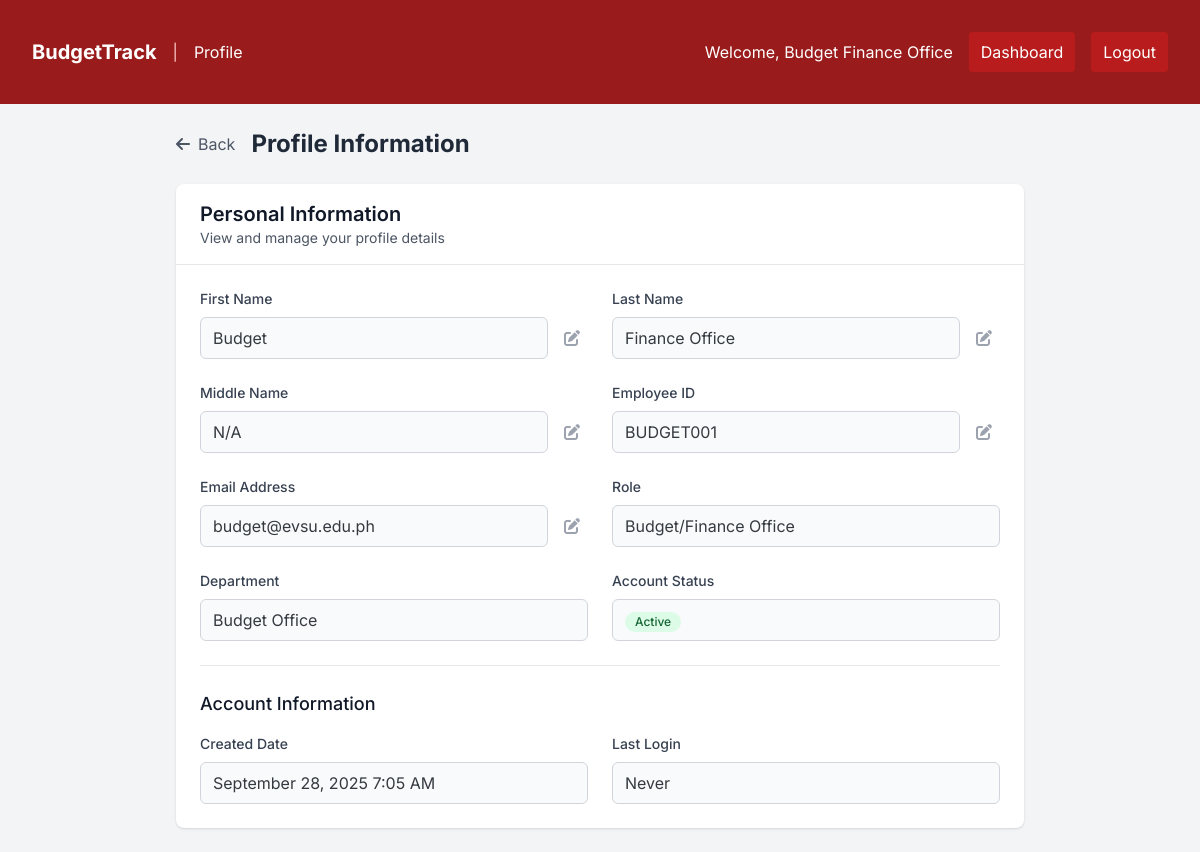
The page /pages/profile.php (signed in) on the database its author committed.
### tables this page shows
CREATE TABLE users (
    id INT PRIMARY KEY AUTO_INCREMENT,
    email VARCHAR(100) NOT NULL UNIQUE,
    password_hash VARCHAR(255) NOT NULL,
    first_name VARCHAR(50) NOT NULL,
    last_name VARCHAR(50) NOT NULL,
    middle_name VARCHAR(50),
    employee_id VARCHAR(20) UNIQUE,
    department_id INT,
    role_id INT NOT NULL,
    is_active BOOLEAN DEFAULT TRUE,
    last_login TIMESTAMP NULL,
    created_by INT,
    created_at TIMESTAMP DEFAULT CURRENT_TIMESTAMP,
    updated_at TIMESTAMP DEFAULT CURRENT_TIMESTAMP ON UPDATE CURRENT_TIMESTAMP,
    FOREIGN KEY (department_id) REFERENCES departments(id) ON DELETE SET NULL,
    FOREIGN KEY (role_id) REFERENCES roles(id) ON DELETE RESTRICT,
    FOREIGN KEY (created_by) REFERENCES users(id) ON DELETE SET NULL
);

CREATE TABLE roles (
    id INT PRIMARY KEY AUTO_INCREMENT,
    role_name VARCHAR(50) NOT NULL UNIQUE,
    role_description TEXT,
    created_at TIMESTAMP DEFAULT CURRENT_TIMESTAMP,
    updated_at TIMESTAMP DEFAULT CURRENT_TIMESTAMP ON UPDATE CURRENT_TIMESTAMP
);

CREATE TABLE departments (
    id INT PRIMARY KEY AUTO_INCREMENT,
    dept_name VARCHAR(100) NOT NULL,
    dept_code VARCHAR(20) NOT NULL UNIQUE,
    dept_description TEXT,
    is_active BOOLEAN DEFAULT TRUE,
    created_at TIMESTAMP DEFAULT CURRENT_TIMESTAMP,
    updated_at TIMESTAMP DEFAULT CURRENT_TIMESTAMP ON UPDATE CURRENT_TIMESTAMP
);

### config/database.php (called while the page is built, shortened)
<?php
class Database {
    private $host = 'localhost';
    private $db_name = 'budgettrack_db';
    private $username = 'root';
    private $password = '';
    public function getConnection() {
        $this->conn = null;
        try {
            $this->conn = new PDO(
                "mysql:host=" . $this->host . ";dbname=" . $this->db_name . ";charset=utf8",
                $this->username,
                $this->password,
                array(
                    PDO::ATTR_ERRMODE => PDO::ERRMODE_EXCEPTION,
                    PDO::ATTR_DEFAULT_FETCH_MODE => PDO::FETCH_ASSOC,
                    PDO::ATTR_EMULATE_PREPARES => false
                )
            );
        } catch(PDOException $exception) {
            echo "Connection error: " . $exception->getMessage();
        }
        return $this->conn;
    }
}
function getDB() {
    static $db = null;
    if ($db === null) {
        $database = new Database();
        $db = $database->getConnection();
    }
    return $db;
}
?>

### classes/User.php (called while the page is built, shortened)
<?php
require_once __DIR__ . '/../config/database.php';
class User {
    private $conn;
    private $table_name = "users";
    public function __construct() {
        $this->conn = getDB();
    }
    public function getUserById($id) {
        $query = "SELECT u.*, r.role_name, d.dept_name
                  FROM " . $this->table_name . " u
                  LEFT JOIN roles r ON u.role_id = r.id
                  LEFT JOIN departments d ON u.department_id = d.id
                  WHERE u.id = :id";
        $stmt = $this->conn->prepare($query);
        $stmt->bindParam(':id', $id);
        $stmt->execute();
        if ($stmt->rowCount() > 0) {
            return $stmt->fetch(PDO::FETCH_ASSOC);
        }
        return false;
    }
}
?>

### pages/profile.php (the view, shortened to what this page needs)
<?php
require_once __DIR__ . '/../classes/User.php';
$user = new User();
$user_info = $user->getUserById($_SESSION['user_id']);
$user_role = $_SESSION['user_role'];
$is_admin_or_budget = in_array($user_role, ['budget', 'school_admin']);
?>
<!DOCTYPE html>
<html lang="en">
<head>
    <link rel="stylesheet" href="../public/css/dashboard.css">
    <script src="https://cdn.tailwindcss.com"></script>
    <link href="https://cdnjs.cloudflare.com/ajax/libs/font-awesome/6.0.0/css/all.min.css" rel="stylesheet">
</head>
<body class="bg-gray-100">
    <nav class="bg-red-800 text-white p-4">
        <div class="max-w-7xl mx-auto px-4">
            <div class="flex justify-between items-center py-4">
                <div class="flex items-center space-x-4">
                    <h1 class="text-xl font-bold">BudgetTrack</h1>
                    <span class="text-red-200">|</span>
                    <span>Profile</span>
                </div>
                <div class="flex items-center space-x-4">
                    <span>Welcome, <?php echo htmlspecialchars($_SESSION['user_name']); ?></span>
                    <?php if ($is_admin_or_budget): ?>
                        <a href="admin_dashboard.php" class="bg-red-700 hover:bg-red-600 px-3 py-2 rounded">Dashboard</a>
                    <?php else: ?>
                        <a href="dept_dashboard.php" class="bg-red-700 hover:bg-red-600 px-3 py-2 rounded">Dashboard</a>
                    <?php endif; ?>
                    <button onclick="confirmLogout()" class="bg-red-700 hover:bg-red-600 px-3 py-2 rounded">Logout</button>
                </div>
            </div>
        </div>
    </nav>
    <div class="max-w-4xl mx-auto p-6">
        <div class="flex items-center space-x-4 mb-6">
            <button onclick="goBack()" class="flex items-center text-gray-600 hover:text-gray-800 transition-colors">
                <i class="fas fa-arrow-left mr-2"></i>
                Back
            </button>
            <h2 class="text-2xl font-bold text-gray-800">Profile Information</h2>
        </div>
        <div class="bg-white rounded-lg shadow overflow-hidden">
            <div class="px-6 py-4 border-b border-gray-200">
                <h3 class="text-xl font-semibold text-gray-900">Personal Information</h3>
                <p class="text-sm text-gray-600">View and manage your profile details</p>
            </div>
            <div class="p-6">
                <div class="grid grid-cols-1 md:grid-cols-2 gap-6">
                    <div>
                        <label class="block text-sm font-medium text-gray-700 mb-2">First Name</label>
                        <div class="flex items-center space-x-2">
                            <div class="flex-1 px-3 py-2 border border-gray-300 rounded-md bg-gray-50" id="first_name_display">
                                <?php echo htmlspecialchars($user_info['first_name']); ?>
                            </div>
                            <button onclick="editField('first_name')" class="p-2 text-gray-400 hover:text-gray-600" title="Edit">
                                <i class="fas fa-edit"></i>
                            </button>
                        </div>
                    </div>
                    <div>
                        <label class="block text-sm font-medium text-gray-700 mb-2">Last Name</label>
                        <div class="flex items-center space-x-2">
                            <div class="flex-1 px-3 py-2 border border-gray-300 rounded-md bg-gray-50" id="last_name_display">
                                <?php echo htmlspecialchars($user_info['last_name']); ?>
                            </div>
                            <button onclick="editField('last_name')" class="p-2 text-gray-400 hover:text-gray-600" title="Edit">
                                <i class="fas fa-edit"></i>
                            </button>
                        </div>
                    </div>
                    <div>
                        <label class="block text-sm font-medium text-gray-700 mb-2">Middle Name</label>
                        <div class="flex items-center space-x-2">
                            <div class="flex-1 px-3 py-2 border border-gray-300 rounded-md bg-gray-50" id="middle_name_display">
                                <?php echo htmlspecialchars($user_info['middle_name'] ?: 'N/A'); ?>
                            </div>
                            <button onclick="editField('middle_name')" class="p-2 text-gray-400 hover:text-gray-600" title="Edit">
                                <i class="fas fa-edit"></i>
                            </button>
                        </div>
                    </div>
                    <div>
                        <label class="block text-sm font-medium text-gray-700 mb-2">Employee ID</label>
                        <div class="flex items-center space-x-2">
                            <div class="flex-1 px-3 py-2 border border-gray-300 rounded-md bg-gray-50" id="employee_id_display">
                                <?php echo htmlspecialchars($user_info['employee_id']); ?>
                            </div>
                            <button onclick="editField('employee_id')" class="p-2 text-gray-400 hover:text-gray-600" title="Edit">
                                <i class="fas fa-edit"></i>
                            </button>
                        </div>
                    </div>
                    <div>
                        <label class="block text-sm font-medium text-gray-700 mb-2">Email Address</label>
                        <div class="flex items-center space-x-2">
                            <div class="flex-1 px-3 py-2 border border-gray-300 rounded-md bg-gray-50" id="email_display">
                                <?php echo htmlspecialchars($user_info['email']); ?>
                            </div>
                            <button onclick="editField('email')" class="p-2 text-gray-400 hover:text-gray-600" title="Edit">
                                <i class="fas fa-edit"></i>
                            </button>
                        </div>
                    </div>
                    <div>
                        <label class="block text-sm font-medium text-gray-700 mb-2">Role</label>
                        <div class="px-3 py-2 border border-gray-300 rounded-md bg-gray-50">
                            <?php
                            $role_names = [
                                'budget' => 'Budget/Finance Office',
                                'school_admin' => 'School Administrator',
                                'offices' => 'Department Office'
                            ];
                            echo $role_names[$user_info['role_name']] ?? ucfirst($user_info['role_name']);
                            ?>
                        </div>
                    </div>
                    <div>
                        <label class="block text-sm font-medium text-gray-700 mb-2">Department</label>
                        <div class="px-3 py-2 border border-gray-300 rounded-md bg-gray-50">
                            <?php echo htmlspecialchars($user_info['dept_name'] ?? 'N/A'); ?>
                        </div>
                    </div>
                    <div>
                        <label class="block text-sm font-medium text-gray-700 mb-2">Account Status</label>
                        <div class="px-3 py-2 border border-gray-300 rounded-md bg-gray-50">
                            <span class="inline-flex items-center px-2.5 py-0.5 rounded-full text-xs font-medium <?php echo $user_info['is_active'] ? 'bg-green-100 text-green-800' : 'bg-red-100 text-red-800'; ?>">
                                <?php echo $user_info['is_active'] ? 'Active' : 'Inactive'; ?>
                            </span>
                        </div>
                    </div>
                </div>
                <div class="mt-6 pt-6 border-t border-gray-200">
                    <h4 class="text-lg font-medium text-gray-900 mb-4">Account Information</h4>
                    <div class="grid grid-cols-1 md:grid-cols-2 gap-6">
                        <div>
                            <label class="block text-sm font-medium text-gray-700 mb-2">Created Date</label>
                            <div class="px-3 py-2 border border-gray-300 rounded-md bg-gray-50">
                                <?php echo date('F j, Y g:i A', strtotime($user_info['created_at'])); ?>
                            </div>
                        </div>
                        <div>
                            <label class="block text-sm font-medium text-gray-700 mb-2">Last Login</label>
                            <div class="px-3 py-2 border border-gray-300 rounded-md bg-gray-50">
                                <?php echo $user_info['last_login'] ? date('F j, Y g:i A', strtotime($user_info['last_login'])) : 'Never'; ?>
                            </div>
                        </div>
                    </div>
                </div>
            </div>
        </div>
    </div>
</body>
</html>

### public/css/dashboard.css (style rules this page uses)
:root { --primary-color: #b30000; --primary-dark: #800000; --primary-light: #cc0000; --secondary-color: #ffd54a; --success-color: #28a745; --danger-color: #dc3545; --warning-color: #ffc107; --info-color: #17a2b8; --light-color: #f8f9fa; --dark-color: #343a40; --terminal-green: #00ff00; --terminal-bg: #0a0a0a; --terminal-border: #00ff00; --font-primary: 'Inter', sans-serif; --font-mono: 'JetBrains Mono', monospace; --border-radius: 8px; --box-shadow: 0 2px 10px rgba(0,0,0,0.1); --transition: all 0.3s ease; }
* { margin: 0; padding: 0; box-sizing: border-box; }
body { font-family: var(--font-primary); line-height: 1.6; color: var(--dark-color); background-color: #f5f5f5; }
.grid { display: grid; gap: 1.5rem; }
.mb-2 { margin-bottom: 1rem; }
.p-2 { padding: 1rem; }
.justify-between { justify-content: space-between; }

### rows shown on the page
users: first_name "Budget", last_name "Finance Office", middle_name "N/A", employee "BUDGET001", email "budget@evsu.edu.ph", role.role_name "Budget/Finance Office", department.dept_name "Budget Office", created_at "September 28, 2025 7:05 AM"

### other values the page prints
$_SESSION['user_name'] "Budget Finance Office"
